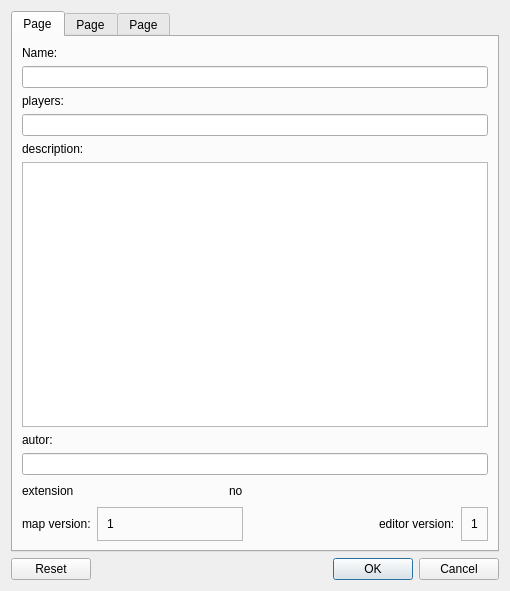
<?xml version="1.0" encoding="UTF-8"?>
<ui version="4.0">
 <class>Form</class>
 <widget class="QWidget" name="Form">
  <property name="geometry">
   <rect>
    <x>0</x>
    <y>0</y>
    <width>510</width>
    <height>591</height>
   </rect>
  </property>
  <property name="windowTitle">
   <string>Form</string>
  </property>
  <layout class="QGridLayout" name="gridLayout_4">
   <item row="0" column="0">
    <widget class="KTabWidget" name="ktabwidget">
     <property name="currentIndex">
      <number>0</number>
     </property>
     <widget class="QWidget" name="tab">
      <attribute name="title">
       <string>Page</string>
      </attribute>
      <layout class="QGridLayout" name="gridLayout">
       <item row="9" column="0">
        <widget class="QLabel" name="label_7">
         <property name="text">
          <string>map version:</string>
         </property>
        </widget>
       </item>
       <item row="7" column="0" colspan="6">
        <widget class="KLineEdit" name="klineedit_3"/>
       </item>
       <item row="2" column="0">
        <widget class="QLabel" name="label_2">
         <property name="text">
          <string>players:</string>
         </property>
        </widget>
       </item>
       <item row="8" column="2">
        <widget class="QLabel" name="label_6">
         <property name="text">
          <string>no</string>
         </property>
        </widget>
       </item>
       <item row="3" column="0" colspan="6">
        <widget class="KLineEdit" name="klineedit_2"/>
       </item>
       <item row="9" column="1" colspan="2">
        <widget class="QFrame" name="frame">
         <property name="frameShape">
          <enum>QFrame::StyledPanel</enum>
         </property>
         <property name="frameShadow">
          <enum>QFrame::Sunken</enum>
         </property>
         <layout class="QGridLayout" name="gridLayout_2">
          <item row="0" column="0">
           <widget class="QLabel" name="label_9">
            <property name="text">
             <string>1</string>
            </property>
           </widget>
          </item>
         </layout>
        </widget>
       </item>
       <item row="0" column="0">
        <widget class="QLabel" name="label">
         <property name="text">
          <string>Name:</string>
         </property>
        </widget>
       </item>
       <item row="8" column="1">
        <spacer name="horizontalSpacer">
         <property name="orientation">
          <enum>Qt::Horizontal</enum>
         </property>
         <property name="sizeHint" stdset="0">
          <size>
           <width>126</width>
           <height>20</height>
          </size>
         </property>
        </spacer>
       </item>
       <item row="9" column="5">
        <widget class="QFrame" name="frame_2">
         <property name="frameShape">
          <enum>QFrame::StyledPanel</enum>
         </property>
         <property name="frameShadow">
          <enum>QFrame::Sunken</enum>
         </property>
         <layout class="QGridLayout" name="gridLayout_3">
          <item row="0" column="0">
           <widget class="QLabel" name="label_10">
            <property name="text">
             <string>1</string>
            </property>
           </widget>
          </item>
         </layout>
        </widget>
       </item>
       <item row="8" column="0">
        <widget class="QLabel" name="label_5">
         <property name="text">
          <string>extension</string>
         </property>
        </widget>
       </item>
       <item row="4" column="0">
        <widget class="QLabel" name="label_3">
         <property name="text">
          <string>description:</string>
         </property>
        </widget>
       </item>
       <item row="6" column="0">
        <widget class="QLabel" name="label_4">
         <property name="text">
          <string>autor:</string>
         </property>
        </widget>
       </item>
       <item row="5" column="0" colspan="6">
        <widget class="KTextEdit" name="ktextedit"/>
       </item>
       <item row="9" column="4">
        <widget class="QLabel" name="label_8">
         <property name="text">
          <string>editor version:</string>
         </property>
        </widget>
       </item>
       <item row="1" column="0" colspan="6">
        <widget class="KLineEdit" name="klineedit"/>
       </item>
       <item row="9" column="3">
        <spacer name="horizontalSpacer_2">
         <property name="orientation">
          <enum>Qt::Horizontal</enum>
         </property>
         <property name="sizeHint" stdset="0">
          <size>
           <width>40</width>
           <height>20</height>
          </size>
         </property>
        </spacer>
       </item>
      </layout>
     </widget>
     <widget class="QWidget" name="tab_2">
      <attribute name="title">
       <string>Page</string>
      </attribute>
     </widget>
     <widget class="QWidget" name="tab_3">
      <attribute name="title">
       <string>Page</string>
      </attribute>
     </widget>
    </widget>
   </item>
   <item row="1" column="0">
    <widget class="KDialogButtonBox" name="dialogButtonBox">
     <property name="standardButtons">
      <set>QDialogButtonBox::Cancel|QDialogButtonBox::Ok|QDialogButtonBox::Reset</set>
     </property>
    </widget>
   </item>
  </layout>
 </widget>
 <customwidgets>
  <customwidget>
   <class>KDialogButtonBox</class>
   <extends>QDialogButtonBox</extends>
   <header>kdialogbuttonbox.h</header>
  </customwidget>
  <customwidget>
   <class>KLineEdit</class>
   <extends>QLineEdit</extends>
   <header>klineedit.h</header>
  </customwidget>
  <customwidget>
   <class>KTextEdit</class>
   <extends>QTextEdit</extends>
   <header>ktextedit.h</header>
  </customwidget>
  <customwidget>
   <class>KTabWidget</class>
   <extends>QTabWidget</extends>
   <header>ktabwidget.h</header>
   <container>1</container>
  </customwidget>
 </customwidgets>
 <resources/>
 <connections/>
</ui>
